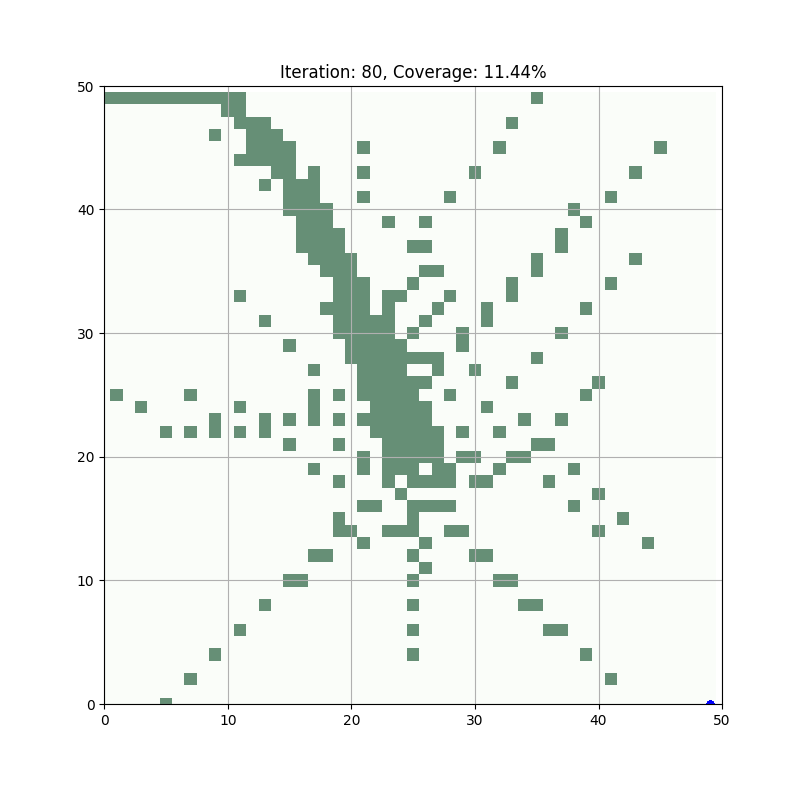

Source code (Python):
import numpy as np
import matplotlib.pyplot as plt
import random

# PSO Parameters
GRID_SIZE = 50  # Size of the grid (50x50)
NUM_ROBOTS = 25  # Number of robots (increased for more effective coverage)
MAX_VELOCITY = 2  # Max velocity a robot can have
INITIAL_INERTIA = 0.9  # Initial inertia weight
MIN_INERTIA = 0.4  # Minimum inertia weight (for more convergence later)
COGNITIVE_INITIAL = 2.0  # Initial Cognitive coefficient (personal best influence)
SOCIAL_INITIAL = 1.0  # Initial Social coefficient (global best influence)
COGNITIVE_FINAL = 1.0  # Final Cognitive coefficient
SOCIAL_FINAL = 2.5  # Final Social coefficient
LOCAL_RADIUS = 12  # Initial radius to consider local best (for limited communication)
TARGET_COVERAGE = 0.75  # Target coverage percentage (optimized for 75% coverage)
MAX_ITERATIONS = 1000  # Maximum number of iterations
RANDOM_EXPLORATION_THRESHOLD = 20  # Iterations before adding controlled random walk
EARLY_STOPPING_THRESHOLD = 50  # Early stop if no significant improvement for 50 iterations

class Robot:
    def __init__(self, start_position):
        self.position = np.array(start_position, dtype=float)
        self.velocity = np.random.uniform(-1, 1, size=2)  # Random initial velocity
        self.personal_best = self.position.copy()  # Best-known position of this robot
        self.covered_area = set([tuple(self.position.astype(int))])  # Tracks the area covered by the robot
        self.iterations_without_improvement = 0  # Tracks the number of iterations without improving the personal best

    def update_velocity(self, global_best, local_best, inertia, cognitive_weight, social_weight):
        """Update the velocity based on personal, local, and global bests."""
        inertia_component = inertia * self.velocity
        cognitive_component = cognitive_weight * np.random.rand() * (self.personal_best - self.position)
        social_component = social_weight * np.random.rand() * (global_best - self.position)
        local_component = social_weight * np.random.rand() * (local_best - self.position)
        new_velocity = inertia_component + cognitive_component + social_component + local_component

        # Clamp the velocity to the maximum allowed velocity
        new_velocity = np.clip(new_velocity, -MAX_VELOCITY, MAX_VELOCITY)
        self.velocity = new_velocity

    def move(self):
        """Move the robot based on its velocity and update the covered area."""
        self.position += self.velocity
        # Ensure the robot stays within the grid boundaries
        self.position = np.clip(self.position, 0, GRID_SIZE - 1)
        self.covered_area.add(tuple(self.position.astype(int)))

    def update_personal_best(self):
        """Update the personal best if the current position covers new area."""
        current_coverage = len(self.covered_area)
        personal_best_coverage = len(set([tuple(self.personal_best.astype(int))]))
        if current_coverage > personal_best_coverage:
            self.personal_best = self.position.copy()
            self.iterations_without_improvement = 0  # Reset if improvement
        else:
            self.iterations_without_improvement += 1  # Increment stagnation counter if no improvement

def calculate_coverage(robots, grid_size):
    """Calculate the total coverage of the grid."""
    covered_cells = set()
    for robot in robots:
        covered_cells.update(robot.covered_area)
    return len(covered_cells) / (grid_size * grid_size)

def get_local_best(robot, robots, current_coverage):
    """Find the local best position based on robots within a dynamically adjusted radius."""
    adjusted_radius = max(LOCAL_RADIUS * (1 - current_coverage), 3)  # Shrink radius as coverage increases
    local_best = robot.personal_best.copy()
    local_robots = [r for r in robots if np.linalg.norm(r.position - robot.position) < adjusted_radius]
    if local_robots:
        best_local_robot = max(local_robots, key=lambda r: len(r.covered_area))
        local_best = best_local_robot.personal_best
    return local_best

def simulate_pso(robots, iterations=MAX_ITERATIONS):
    """Simulate the hyper-optimized PSO-based exploration."""
    plt.ion()  # Enable interactive plotting
    fig, ax = plt.subplots(figsize=(7, 7))

    global_best_position = np.mean([robot.position for robot in robots], axis=0)  # Initialize global best
    best_coverage = 0  # Track the best coverage achieved
    no_improvement_counter = 0  # Early stopping counter

    for iteration in range(iterations):
        # Dynamic inertia, cognitive, and social components
        inertia = INITIAL_INERTIA - ((INITIAL_INERTIA - MIN_INERTIA) * iteration / MAX_ITERATIONS)
        cognitive_weight = COGNITIVE_INITIAL - ((COGNITIVE_INITIAL - COGNITIVE_FINAL) * iteration / MAX_ITERATIONS)
        social_weight = SOCIAL_INITIAL + ((SOCIAL_FINAL - SOCIAL_INITIAL) * iteration / MAX_ITERATIONS)

        # Get the current coverage percentage
        current_coverage = calculate_coverage(robots, GRID_SIZE)

        # Update velocities and move robots
        for robot in robots:
            local_best_position = get_local_best(robot, robots, current_coverage)
            robot.update_velocity(global_best_position, local_best_position, inertia, cognitive_weight, social_weight)
            robot.move()
            robot.update_personal_best()

            # Controlled random walk if no improvement for several iterations
            if robot.iterations_without_improvement > RANDOM_EXPLORATION_THRESHOLD:
                robot.velocity = np.random.uniform(-MAX_VELOCITY, MAX_VELOCITY, size=2)
                robot.iterations_without_improvement = 0  # Reset exploration counter

        # Update global best based on the swarm's exploration progress
        global_best_position = np.mean([robot.personal_best for robot in robots], axis=0)

        # Calculate the current coverage of the grid
        coverage = calculate_coverage(robots, GRID_SIZE)

        # Early stopping mechanism if no significant improvement
        if coverage > best_coverage:
            best_coverage = coverage
            no_improvement_counter = 0  # Reset the early stopping counter
        else:
            no_improvement_counter += 1

        if no_improvement_counter >= EARLY_STOPPING_THRESHOLD:
            print(f"Early stopping: No significant coverage improvement for {EARLY_STOPPING_THRESHOLD} iterations.")
            break

        # Plot the robots and coverage periodically
        if iteration % 10 == 0:
            ax.clear()
            coverage_map = np.zeros((GRID_SIZE, GRID_SIZE))
            for robot in robots:
                for cell in robot.covered_area:
                    coverage_map[cell] = 1
                ax.scatter(robot.position[0], robot.position[1], c='blue', s=20)  # Plot current robot positions

            # Visualize the covered area
            ax.imshow(coverage_map, cmap='Greens', origin='lower', alpha=0.6)
            ax.set_xlim(0, GRID_SIZE)
            ax.set_ylim(0, GRID_SIZE)
            ax.grid(True)
            ax.set_title(f"Iteration: {iteration}, Coverage: {coverage:.2%}")
            plt.draw()
            plt.pause(0.1)

        # Stop if the target coverage is reached
        if coverage >= TARGET_COVERAGE:
            print(f"Target coverage of {TARGET_COVERAGE*100}% reached at iteration {iteration}")
            break

    plt.ioff()
    plt.show()

# Initialize the robots at random starting positions within the grid
robots = [Robot(start_position=(random.randint(0, GRID_SIZE - 1), random.randint(0, GRID_SIZE - 1))) for _ in range(NUM_ROBOTS)]

# Run the hyper-optimized PSO-based exploration simulation
simulate_pso(robots)
